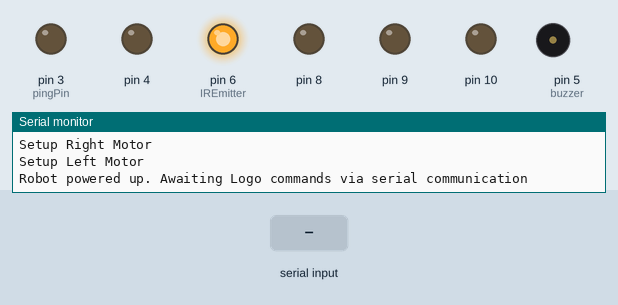
Bench run of a sketch on a simulated Arduino Uno, built with avr-gcc and run on an emulated ATmega328P. Parts: output pins drawn as LEDs (lit = HIGH), buzzer (waves = sounding, pin HIGH), the last lines printed to the serial monitor. The test bench sets the inputs (shaded band).

Above: at 1.2 s.
1.3 s: "forward\n" received over Serial
At 3.5 s:
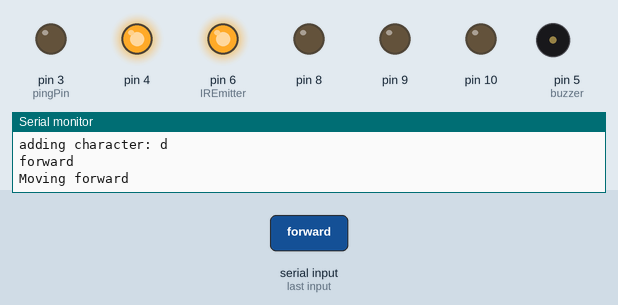
3.8 s: "backward\n" received over Serial
At 4.3 s:
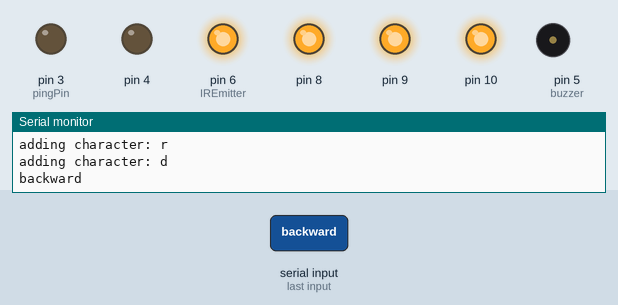
6.4 s: "right\n" received over Serial
At 7.2 s:
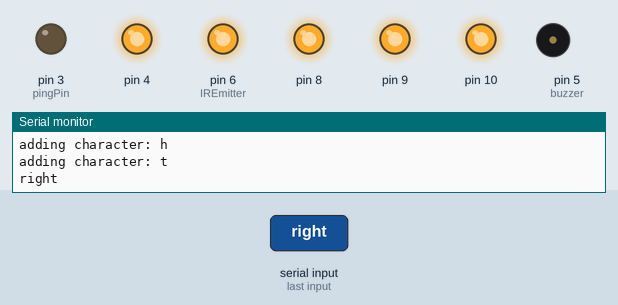
8.9 s: "left\n" received over Serial
At 9.6 s:
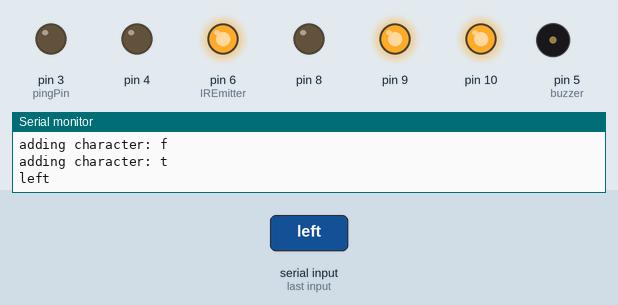
Timing chart, 0 to 11.9 s (numbered marks = the images above; inputs shaded):
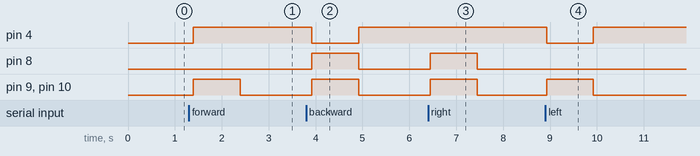

The sketch:

LogoBot.ino
```cpp
/********************************************************************
  Code to allow the MRK-1 sumo robot to be operated using simple Logo commands


  This code was built off of the Lesson 8, Competitive Sumo Robot
  http://github.com/SumoRobotLeague/MRK-1/

  For more information about the Logo programming language visit
  http://el.media.mit.edu/logo-foundation/what_is_logo/index.html


  ********************************************************************/

#include "Motor.h"
#include "Pitches.h"

/************************/
/** PIN CONFIGURATIONS **/
/************************/
// LED pin
#define led 7
#define LED 7

// IR Sensor pins
#define leftSensor  A1
#define rightSensor A2
#define IREmitter   6

// Hardware pins
#define button 2
#define buzzer 5

// Ultrasonic sensor pins
#define echoPin A0
#define pingPin 3

// Motor pins
#define rightMotorSpeed     10
#define rightMotorDirection 8
#define leftMotorSpeed      9
#define leftMotorDirection  4

/*************************************************/
/** Global Variables and Configuration Settings **/
/*************************************************/
// Competition configuration settings
int moveSpeed = 255;  //speed can vary from 0, stopped, to 255, full speed
int moveTime = 1000;  //duration in ms of movement in command such as forward

// Create our motor object
Motor motor;

// Strings and boolean for receiving Logo commands via serial communication
String inputString = "";         // a string to hold incoming data
boolean stringComplete = false;  // whether the string is complete


void setup() {
	Serial.begin(9600);
  inputString.reserve(600);
  inputString = "";

	// pin setup
	pinMode(button, INPUT_PULLUP);
	pinMode(buzzer, OUTPUT);

	// IR sensors
	pinMode(leftSensor,  INPUT);
	pinMode(rightSensor, INPUT);
	pinMode(IREmitter,   OUTPUT);

	// Turn on our IR Emitter
	digitalWrite(IREmitter, HIGH);

	// ultrasonic sensors
	pinMode(pingPin, OUTPUT);
	pinMode(echoPin, INPUT);

	// Motor setup
	motor.setupRight(rightMotorSpeed, rightMotorDirection);
  Serial.println("Setup Right Motor");
	motor.setupLeft(leftMotorSpeed, leftMotorDirection);
  Serial.println("Setup Left Motor");
	Serial.println("Robot powered up. Awaiting Logo commands via serial communication");
}

void loop() {
   serialEvent(); //call the function
  // print the string when a newline arrives:
  if (stringComplete) {

    //Serial.println(inputString);
    executeCommand(inputString);

    // clear the string:
    inputString = "";
    stringComplete = false;
  }
}

//captures the command sent via serial
void serialEvent() {
  //Serial.println("Starting aggregation of serial characters");
  while (Serial.available()) {
    // get the new byte:
    char inChar = (char)Serial.read();
    // add it to the inputString:

    // if the incoming character is a newline, set a flag
    // so the main loop can do something about it:
    if (inChar == '\n' || inChar == ' ') {
      stringComplete = true;
    } else {
      inputString += inChar;
      Serial.print("adding character: ");
      Serial.println(inChar);
    }
  }
}

//TO DO - add the ability to parse out numbers following commands
//this version simply matches the command with the function and execute it
void executeCommand(String command){
  //command.toLowerCase();
  Serial.println(command);
  if (command == "forward" || command == "fd"){
    FD(moveTime);
    Serial.println("Moving forward");
  } else {
    if (command == "backward" || command == "bd"){
      BD(moveTime);
      Serial.println("Moving backward");
    } else {
      if (command == "right" || command == "rt"){
        RT(moveTime);
        Serial.println("Right Turn");
      } else {
        if (command == "left" || command == "lt"){
          LT(moveTime);
          Serial.println("Left Turn");
        } else {
          if (command == "toot"){
            toot();
            Serial.println("Toot");
          } else {
            if (command == "light_on"){
              light_on();
              Serial.println("Lights On");
            } else {
              if (command == "light_off"){
                light_off();
                Serial.println("Lights Off");
              } else {
                Serial.print("Unable to execute:_");
                Serial.println(command);
              }
            }
          }
        }
      }
    }
  }

}

/***************************************************************/
/**      Commands from Logo's TORTIS project,                 **/
/** a pushbutton system for children to young to read and type**/
/***************************************************************/

// forward, aka FD
void FD(int amt){
  motor.left(moveSpeed);
  motor.right(moveSpeed);
  delay(amt);
  motor.left(0);
  motor.right(0);
}

// backward, aka BD
void BD(int amt){
  motor.left(-moveSpeed);
  motor.right(-moveSpeed);
  delay(amt);
  motor.left(0);
  motor.right(0);
}

// turn left, aka LT
void LT(int amt){
  motor.left(-moveSpeed);
  motor.right(moveSpeed);
  delay(amt);
  motor.left(0);
  motor.right(0);
}

// turn right, aka RT
void RT(int amt){
  motor.left(moveSpeed);
  motor.right(-moveSpeed);
  delay(amt);
  motor.left(0);
  motor.right(0);
}

void toot(){
  NT(NOTE_G3, 400);
  delay(100);
  NT(NOTE_G3, 400);
}

void pen_up(){

}

void pen_down(){

}

void light_on(){
  digitalWrite(LED, HIGH);
}

void light_off(){
  digitalWrite(LED, LOW);
}

// play a Note, not an authentic Logo command, just fun to use.
void NT(int note, int duration) {
	tone(buzzer, note, duration);
	delay(duration);
}
```

Motor.cpp
```cpp
/********************************************************************
  Motor.cpp - A Library for Controlling the Motors of the MRK-1
  An Introduction to Robot Programming
  Author - Eric Ryan Harrison <me@ericharrison.info>
  http://github.com/SumoRobotLeague/MRK-1/

  Improved motor control library with an attack() method that will
  instantly charge forward at full speed on both motors.
********************************************************************/

#include "Arduino.h"
#include "Motor.h"

// Define our minimum and maximum speeds for error checking.
#define maxSpeed 255
#define minSpeed -255

// This is our class constructor. When this method is called
// the class will create an object of this instance. We don't
// need our motor constructor to do anything, so we will leave
// it empty.
Motor::Motor() {
	// Intentionally do nothing
}

void Motor::setupRight(int rightSpeed_pin, int rightDirection_pin) {
	// Store the pin in a private variable for later use
	_rightMotorSpeedPin     = rightSpeed_pin;
	_rightMotorDirectionPin = rightDirection_pin;

	// Set up pins for output
	pinMode(_rightMotorSpeedPin,     OUTPUT);
	pinMode(_rightMotorDirectionPin, OUTPUT);
}


void Motor::setupLeft(int leftSpeed_pin, int leftDirection_pin) {
	// Store the pin in a private variable for later use
	_leftMotorSpeedPin     = leftSpeed_pin;
	_leftMotorDirectionPin = leftDirection_pin;

	// Set up pins for output
	pinMode(_leftMotorSpeedPin,     OUTPUT);
	pinMode(_leftMotorDirectionPin, OUTPUT);
}

void Motor::right(int speed) {
	// Simple check to make sure our speed does not exceed
	// the defined speed limits.
	if ( speed > maxSpeed ) {
		speed = maxSpeed;
	} else if ( speed < minSpeed ) {
		speed = minSpeed;
	}

	if ( speed < 0 ) {
		digitalWrite(_rightMotorDirectionPin, HIGH);
		analogWrite(_rightMotorSpeedPin, abs(speed));
	} else {
		digitalWrite(_rightMotorDirectionPin, LOW);
		analogWrite(_rightMotorSpeedPin, speed);
	}
}

void Motor::left(int speed) {
	if ( speed > maxSpeed ) {
		speed = maxSpeed;
	} else if ( speed < minSpeed ) {
		speed = minSpeed;
	}

	if ( speed < 0 ) {
		digitalWrite(_leftMotorDirectionPin, LOW);
		analogWrite(_leftMotorSpeedPin, abs(speed));
	} else {
		digitalWrite(_leftMotorDirectionPin, HIGH);
		analogWrite(_leftMotorSpeedPin, speed);
	}
}

// Our attack() method is a very simple function that will
// tell both motors to charge forward at full speed.
void Motor::attack() {
	right(maxSpeed);
	left(maxSpeed);
}

// Our abort() method is a very simple function that will
// tell both motors to reverse at full speed.
void Motor::abort() {
	right(minSpeed);
	left(minSpeed);
}
```

Motor.h
```cpp
/********************************************************************
  Motor.h - A Library for Controlling the Motors of the MRK-1
  An Introduction to Robot Programming
  Author - Eric Ryan Harrison <me@ericharrison.info>
  http://github.com/SumoRobotLeague/MRK-1/
********************************************************************/

#ifndef Motor_h
#define Motor_h

#include "Arduino.h"

class Motor {
	public:
		Motor();
		void setupRight(int rightSpeed_pin, int rightDirection_pin);
		void setupLeft(int leftSpeed_pin, int leftDirection_pin);
		void right(int speed);
		void left(int speed);
		void attack();
		void abort();
	private:
		int _rightMotorSpeedPin;
		int _rightMotorDirectionPin;
		int _leftMotorSpeedPin;
		int _leftMotorDirectionPin;
};

#endif
```

Pitches.h
```cpp
/********************************************************************
  An Introduction to Robot Programming
  Author - Eric Ryan Harrison <me@ericharrison.info>
  http://github.com/SumoRobotLeague/MRK-1/

  Chapter 8: Competitve Sumo Robot Pitches Library
  Taken from:

  https://www.arduino.cc/en/Tutorial/ToneMelody?action=sourceblock&num=2
********************************************************************/

/*************************************************
 * Public Constants
 *************************************************/

#define NOTE_B0  31
#define NOTE_C1  33
#define NOTE_CS1 35
#define NOTE_D1  37
#define NOTE_DS1 39
#define NOTE_E1  41
#define NOTE_F1  44
#define NOTE_FS1 46
#define NOTE_G1  49
#define NOTE_GS1 52
#define NOTE_A1  55
#define NOTE_AS1 58
#define NOTE_B1  62
#define NOTE_C2  65
#define NOTE_CS2 69
#define NOTE_D2  73
#define NOTE_DS2 78
#define NOTE_E2  82
#define NOTE_F2  87
#define NOTE_FS2 93
#define NOTE_G2  98
#define NOTE_GS2 104
#define NOTE_A2  110
#define NOTE_AS2 117
#define NOTE_B2  123
#define NOTE_C3  131
#define NOTE_CS3 139
#define NOTE_D3  147
#define NOTE_DS3 156
#define NOTE_E3  165
#define NOTE_F3  175
#define NOTE_FS3 185
#define NOTE_G3  196
#define NOTE_GS3 208
#define NOTE_A3  220
#define NOTE_AS3 233
#define NOTE_B3  247
#define NOTE_C4  262
#define NOTE_CS4 277
#define NOTE_D4  294
#define NOTE_DS4 311
#define NOTE_E4  330
#define NOTE_F4  349
#define NOTE_FS4 370
#define NOTE_G4  392
#define NOTE_GS4 415
#define NOTE_A4  440
#define NOTE_AS4 466
#define NOTE_B4  494
#define NOTE_C5  523
#define NOTE_CS5 554
#define NOTE_D5  587
#define NOTE_DS5 622
#define NOTE_E5  659
#define NOTE_F5  698
#define NOTE_FS5 740
#define NOTE_G5  784
#define NOTE_GS5 831
#define NOTE_A5  880
#define NOTE_AS5 932
#define NOTE_B5  988
#define NOTE_C6  1047
#define NOTE_CS6 1109
#define NOTE_D6  1175
#define NOTE_DS6 1245
#define NOTE_E6  1319
#define NOTE_F6  1397
#define NOTE_FS6 1480
#define NOTE_G6  1568
#define NOTE_GS6 1661
#define NOTE_A6  1760
#define NOTE_AS6 1865
#define NOTE_B6  1976
#define NOTE_C7  2093
#define NOTE_CS7 2217
#define NOTE_D7  2349
#define NOTE_DS7 2489
#define NOTE_E7  2637
#define NOTE_F7  2794
#define NOTE_FS7 2960
#define NOTE_G7  3136
#define NOTE_GS7 3322
#define NOTE_A7  3520
#define NOTE_AS7 3729
#define NOTE_B7  3951
#define NOTE_C8  4186
#define NOTE_CS8 4435
#define NOTE_D8  4699
#define NOTE_DS8 4978
```

Measured:
- after the input at 1.3 s, pin 4: LOW → HIGH after 0.10 s; pin 9, pin 10: LOW → HIGH after 0.10 s, → LOW 1.0 s later
- after the input at 3.8 s, pin 4: HIGH → LOW after 0.12 s, → HIGH 1.0 s later; pin 8–10: LOW → HIGH after 0.12 s, → LOW 1.0 s later
- after the input at 6.4 s, pin 8–10: LOW → HIGH after 0.05 s, → LOW 1.0 s later
- after the input at 8.9 s, pin 4: HIGH → LOW at once, → HIGH 1.0 s later; pin 9, pin 10: LOW → HIGH at once, → LOW 1.0 s later
